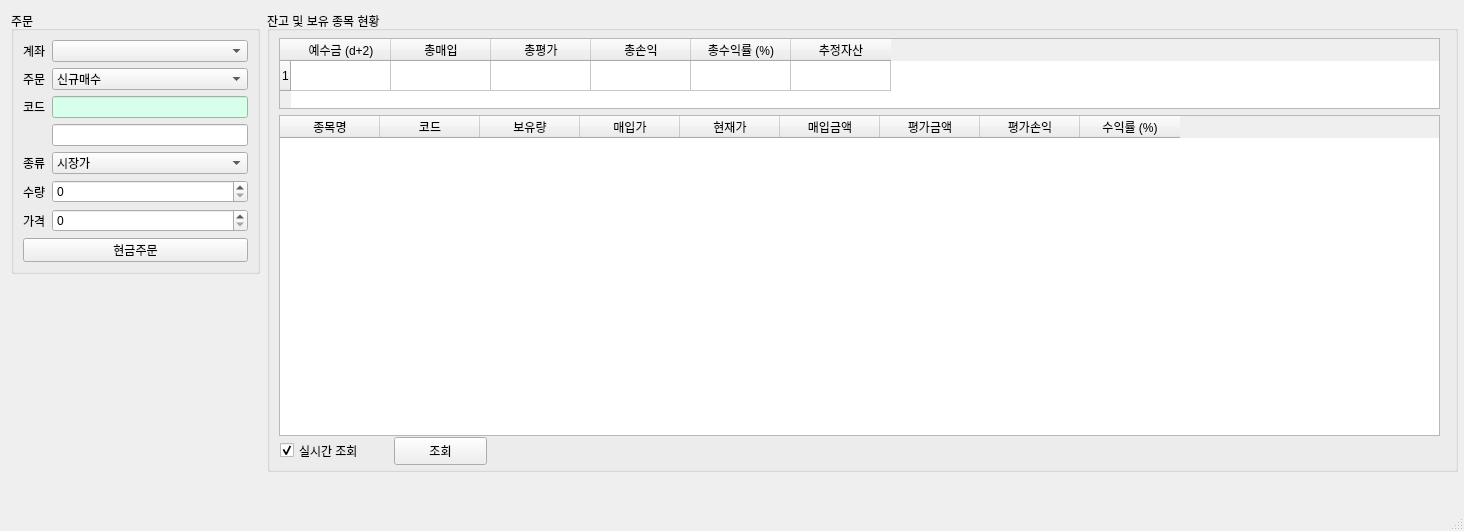
<?xml version="1.0" encoding="UTF-8"?>
<ui version="4.0">
 <class>MainWindow</class>
 <widget class="QMainWindow" name="MainWindow">
  <property name="geometry">
   <rect>
    <x>0</x>
    <y>0</y>
    <width>1464</width>
    <height>531</height>
   </rect>
  </property>
  <property name="windowTitle">
   <string>MainWindow</string>
  </property>
  <widget class="QWidget" name="centralwidget">
   <widget class="QGroupBox" name="groupBox">
    <property name="geometry">
     <rect>
      <x>11</x>
      <y>11</y>
      <width>249</width>
      <height>263</height>
     </rect>
    </property>
    <property name="title">
     <string>주문</string>
    </property>
    <layout class="QFormLayout" name="formLayout">
     <item row="0" column="0">
      <widget class="QLabel" name="label">
       <property name="text">
        <string>계좌</string>
       </property>
      </widget>
     </item>
     <item row="0" column="1">
      <widget class="QComboBox" name="comboBox"/>
     </item>
     <item row="1" column="0">
      <widget class="QLabel" name="label_2">
       <property name="text">
        <string>주문</string>
       </property>
      </widget>
     </item>
     <item row="1" column="1">
      <widget class="QComboBox" name="comboBox_2">
       <item>
        <property name="text">
         <string>신규매수</string>
        </property>
       </item>
       <item>
        <property name="text">
         <string>신규매도</string>
        </property>
       </item>
       <item>
        <property name="text">
         <string>매수취소</string>
        </property>
       </item>
       <item>
        <property name="text">
         <string>매도취소</string>
        </property>
       </item>
      </widget>
     </item>
     <item row="2" column="0">
      <widget class="QLabel" name="label_3">
       <property name="text">
        <string>코드</string>
       </property>
      </widget>
     </item>
     <item row="2" column="1">
      <widget class="QLineEdit" name="lineEdit">
       <property name="styleSheet">
        <string notr="true">background-color: rgb(216, 255, 233);</string>
       </property>
      </widget>
     </item>
     <item row="3" column="1">
      <widget class="QLineEdit" name="lineEdit_2"/>
     </item>
     <item row="4" column="0">
      <widget class="QLabel" name="label_4">
       <property name="text">
        <string>종류</string>
       </property>
      </widget>
     </item>
     <item row="4" column="1">
      <widget class="QComboBox" name="comboBox_3">
       <item>
        <property name="text">
         <string>시장가</string>
        </property>
       </item>
       <item>
        <property name="text">
         <string>지정가</string>
        </property>
       </item>
      </widget>
     </item>
     <item row="5" column="0">
      <widget class="QLabel" name="label_5">
       <property name="text">
        <string>수량</string>
       </property>
      </widget>
     </item>
     <item row="5" column="1">
      <widget class="QSpinBox" name="spinBox">
       <property name="maximum">
        <number>1000000</number>
       </property>
       <property name="singleStep">
        <number>1</number>
       </property>
      </widget>
     </item>
     <item row="6" column="0">
      <widget class="QLabel" name="label_6">
       <property name="text">
        <string>가격</string>
       </property>
      </widget>
     </item>
     <item row="6" column="1">
      <widget class="QSpinBox" name="spinBox_2">
       <property name="maximum">
        <number>10000000</number>
       </property>
       <property name="singleStep">
        <number>50</number>
       </property>
      </widget>
     </item>
     <item row="7" column="0" colspan="2">
      <widget class="QPushButton" name="pushButton">
       <property name="text">
        <string>현금주문</string>
       </property>
      </widget>
     </item>
    </layout>
   </widget>
   <widget class="QGroupBox" name="groupBox_2">
    <property name="geometry">
     <rect>
      <x>267</x>
      <y>11</y>
      <width>1191</width>
      <height>461</height>
     </rect>
    </property>
    <property name="title">
     <string>잔고 및 보유 종목 현황</string>
    </property>
    <widget class="QTableWidget" name="tableWidget">
     <property name="geometry">
      <rect>
       <x>12</x>
       <y>27</y>
       <width>1161</width>
       <height>71</height>
      </rect>
     </property>
     <property name="rowCount">
      <number>1</number>
     </property>
     <row/>
     <column>
      <property name="text">
       <string>예수금 (d+2)</string>
      </property>
     </column>
     <column>
      <property name="text">
       <string>총매입</string>
      </property>
     </column>
     <column>
      <property name="text">
       <string>총평가</string>
      </property>
     </column>
     <column>
      <property name="text">
       <string>총손익</string>
      </property>
     </column>
     <column>
      <property name="text">
       <string>총수익률 (%)</string>
      </property>
     </column>
     <column>
      <property name="text">
       <string>추정자산</string>
      </property>
     </column>
    </widget>
    <widget class="QTableWidget" name="tableWidget_2">
     <property name="geometry">
      <rect>
       <x>12</x>
       <y>104</y>
       <width>1161</width>
       <height>321</height>
      </rect>
     </property>
     <column>
      <property name="text">
       <string>종목명</string>
      </property>
     </column>
     <column>
      <property name="text">
       <string>코드</string>
      </property>
     </column>
     <column>
      <property name="text">
       <string>보유량</string>
      </property>
     </column>
     <column>
      <property name="text">
       <string>매입가</string>
      </property>
     </column>
     <column>
      <property name="text">
       <string>현재가</string>
      </property>
     </column>
     <column>
      <property name="text">
       <string>매입금액</string>
      </property>
     </column>
     <column>
      <property name="text">
       <string>평가금액</string>
      </property>
     </column>
     <column>
      <property name="text">
       <string>평가손익</string>
      </property>
     </column>
     <column>
      <property name="text">
       <string>수익률 (%)</string>
      </property>
     </column>
    </widget>
    <widget class="QCheckBox" name="checkBox">
     <property name="geometry">
      <rect>
       <x>13</x>
       <y>430</y>
       <width>107</width>
       <height>19</height>
      </rect>
     </property>
     <property name="text">
      <string>실시간 조회</string>
     </property>
     <property name="checked">
      <bool>true</bool>
     </property>
    </widget>
    <widget class="QPushButton" name="pushButton_2">
     <property name="geometry">
      <rect>
       <x>127</x>
       <y>426</y>
       <width>93</width>
       <height>28</height>
      </rect>
     </property>
     <property name="text">
      <string>조회</string>
     </property>
    </widget>
   </widget>
   <widget class="QLabel" name="label_7">
    <property name="geometry">
     <rect>
      <x>16</x>
      <y>280</y>
      <width>231</width>
      <height>17</height>
     </rect>
    </property>
    <property name="text">
     <string/>
    </property>
   </widget>
   <widget class="QLabel" name="label_8">
    <property name="geometry">
     <rect>
      <x>16</x>
      <y>440</y>
      <width>231</width>
      <height>21</height>
     </rect>
    </property>
    <property name="text">
     <string/>
    </property>
   </widget>
   <widget class="QLabel" name="label_9">
    <property name="geometry">
     <rect>
      <x>16</x>
      <y>304</y>
      <width>231</width>
      <height>17</height>
     </rect>
    </property>
    <property name="text">
     <string/>
    </property>
   </widget>
  </widget>
  <widget class="QMenuBar" name="menubar">
   <property name="geometry">
    <rect>
     <x>0</x>
     <y>0</y>
     <width>1464</width>
     <height>26</height>
    </rect>
   </property>
  </widget>
  <widget class="QStatusBar" name="statusbar"/>
 </widget>
 <resources/>
 <connections/>
</ui>
